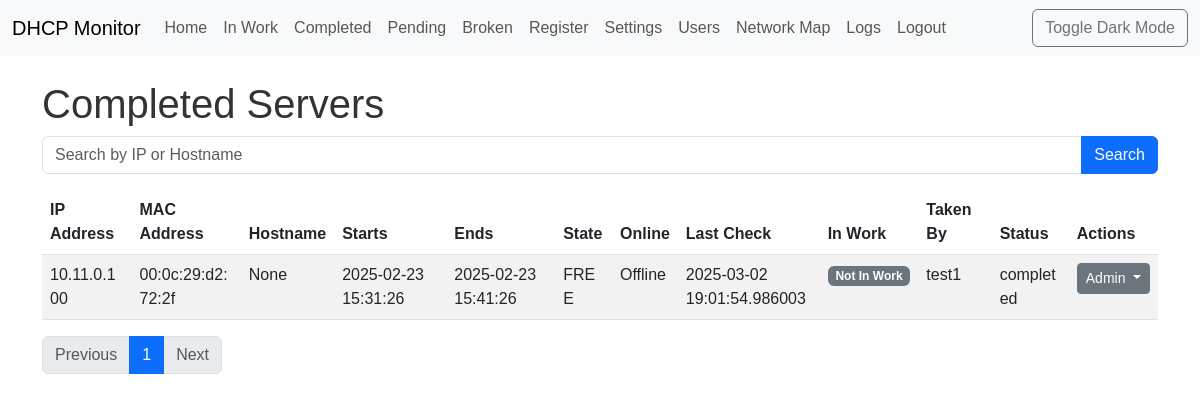
/completed (signed in), run on an earlier commit of the app's database.
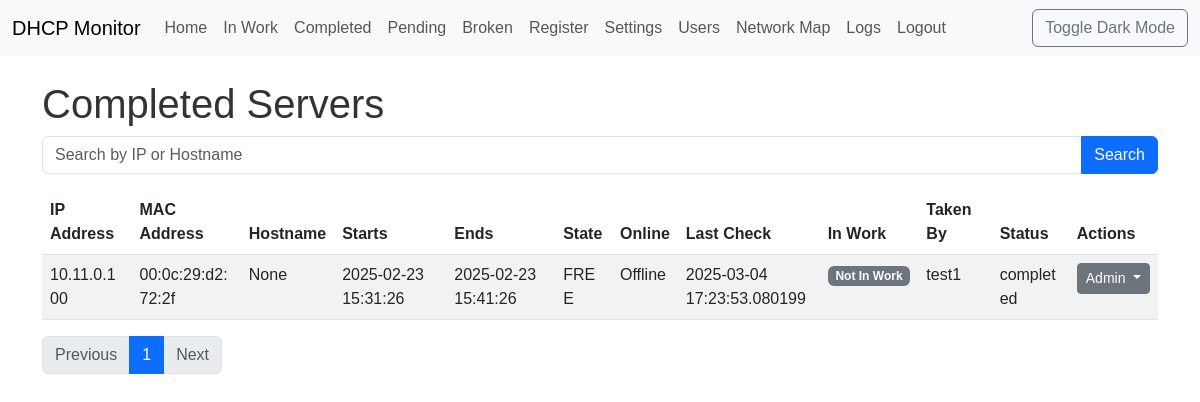
And on a later commit of the database.
### app/models.py (models this page shows, shortened)
class Lease(db.Model):
    __tablename__ = 'leases'
    id = db.Column(db.Integer, primary_key=True)
    ip = db.Column(db.String(15), unique=True, index=True, nullable=False)
    mac = db.Column(db.String(17), index=True, nullable=False)
    hostname = db.Column(db.String(255), index=True)
    starts = db.Column(db.DateTime)
    ends = db.Column(db.DateTime)
    binding_state = db.Column(db.String(64), index=True, nullable=False)
    uid = db.Column(db.String(255))
    is_online = db.Column(db.Boolean, default=False)
    last_check = db.Column(db.DateTime)
    in_work = db.Column(db.Boolean, default=False)
    taken_by_id = db.Column(db.Integer, db.ForeignKey('users.id'), index=True)
    status = db.Column(
        db.Enum(LeaseStatus),
        nullable=False,
        server_default=LeaseStatus.ACTIVE
    )
    server_id = db.Column(db.Integer, db.ForeignKey('servers.id'))
    status_history = db.relationship(
        'LeaseStatusHistory',
        backref='lease_obj',
        lazy='dynamic',
        order_by='desc(LeaseStatusHistory.timestamp)',
        overlaps="status_history,lease_obj"  #  <--  ДОБАВИТЬ overlaps
    )

class User(UserMixin, db.Model):
    __tablename__ = 'users'
    id = db.Column(db.Integer, primary_key=True)
    username = db.Column(db.String(64), unique=True, index=True, nullable=False)
    password_hash = db.Column(db.String(128), nullable=False)
    role = db.Column(db.String(64), nullable=False, default='tester')  # 'admin', 'tester'
    first_name = db.Column(db.String(64))
    last_name = db.Column(db.String(64))
    last_seen = db.Column(db.DateTime, default=datetime.utcnow)
    leases = db.relationship('Lease', backref='taken_user', lazy='dynamic', foreign_keys='Lease.taken_by_id')
    groups = db.relationship('Group', secondary=user_groups, lazy='subquery',
                            backref=db.backref('users', lazy=True)) # Связь с группами
    journal_entries = db.relationship('Journal', back_populates='user', lazy='dynamic')

### app/views.py (the view)
@main.route('/completed')
@login_required
def completed():
    search_query = request.args.get('q', '')
    page = request.args.get('page', 1, type=int)
    per_page = 10
    if search_query:
        leases = Lease.query.filter(
            Lease.status == LeaseStatus.COMPLETED,
            or_(Lease.ip.contains(search_query), Lease.hostname.contains(search_query))
        ).order_by(Lease.ip).paginate(page=page, per_page=per_page, error_out=False)
    else:
        leases = Lease.query.filter(Lease.status == LeaseStatus.COMPLETED).order_by(Lease.ip).paginate(page=page, per_page=per_page, error_out=False)
    return render_template('completed.html', leases=leases, search_query=search_query)

### app/models.py (called while the page is built)
@login_manager.user_loader
def load_user(user_id):
    return User.query.get(int(user_id))

### app/templates/completed.html (shortened to what this page needs)
{% extends "base.html" %}
{% block content %}
    <h1>Completed Servers</h1>
    <form action="{{ url_for('main.completed') }}" method="GET">
        <div class="input-group mb-3">
            <input type="text" class="form-control" placeholder="Search by IP or Hostname" name="q" value="{{ search_query }}">
            <button class="btn btn-primary" type="submit">Search</button>
        </div>
    </form>
    <table class="table table-striped">
        <thead>
            <tr>
                <th>IP Address</th>
                <th>MAC Address</th>
                <th>Hostname</th>
                <th>Starts</th>
                <th>Ends</th>
                <th>State</th>
                <th>Online</th>
                <th>Last Check</th>
                <th>In Work</th>
                <th>Taken By</th>
                <th>Status</th>
                {% if current_user.role == 'admin' %}
                <th>Actions</th>
                {% endif %}
            </tr>
        </thead>
        <tbody>
            {% for lease in leases.items %}
                <tr>
                    <td>{{ lease.ip }}</td>
                    <td>{{ lease.mac }}</td>
                    <td>{{ lease.hostname|d('N/A') }}</td>
                    <td>{{ lease.starts|d('N/A') }}</td>
                    <td>{{ lease.ends|d('N/A') }}</td>
                    <td>{{ lease.binding_state }}</td>
                    <td>{{ "Online" if lease.is_online else "Offline" }}</td>
                    <td>{{ lease.last_check|d('N/A') }}</td>
                    <td>
                        {% if lease.in_work %}
                            <span class="badge bg-warning">In Work</span>
                        {% else %}
                            <span class="badge bg-secondary">Not In Work</span>
                        {% endif %}
                    </td>
                    <td>{{ lease.taken_user.username if lease.taken_user else '' }}</td>
                    <td>{{ lease.status.value }}</td>
                    <td>
                        {% if current_user.role == 'admin' %}
                        <div class="dropdown">
                            <button class="btn btn-sm btn-secondary dropdown-toggle" type="button" data-bs-toggle="dropdown">
                                Admin
                            </button>
                        </div>
                    {% endif %}
                    </td>
                </tr>
            {% endfor %}
        </tbody>
    </table>
     <nav>
        <ul class="pagination">
            {% if leases.has_prev %}
                <li class="page-item"><a class="page-link" href="{{ url_for('main.completed', page=leases.prev_num, q=search_query) }}">Previous</a></li>
            {% else %}
                <li class="page-item disabled"><a class="page-link" href="#">Previous</a></li>
            {% endif %}
            {% for page_num in leases.iter_pages() %}
                {% if page_num %}
                    {% if page_num == leases.page %}
                        <li class="page-item active"><a class="page-link" href="#">{{ page_num }}</a></li>
                    {% else %}
                        <li class="page-item"><a class="page-link" href="{{ url_for('main.completed', page=page_num, q=search_query) }}">{{ page_num }}</a></li>
                    {% endif %}
                {% else %}
                    <li class="page-item disabled"><a class="page-link" href="#">...</a></li>
                {% endif %}
            {% endfor %}
            {% if leases.has_next %}
               <li class="page-item"><a class="page-link" href="{{ url_for('main.completed', page=leases.next_num, q=search_query) }}">Next</a></li>
            {% else %}
                <li class="page-item disabled"><a class="page-link" href="#">Next</a></li>
            {% endif %}
        </ul>
    </nav>
{% endblock %}

What changed in the data, as far as the page shows it:
changed Lease "None": last_check|d "2025-03-02 19:01:54.986003" → "2025-03-04 17:23:53.080199"
